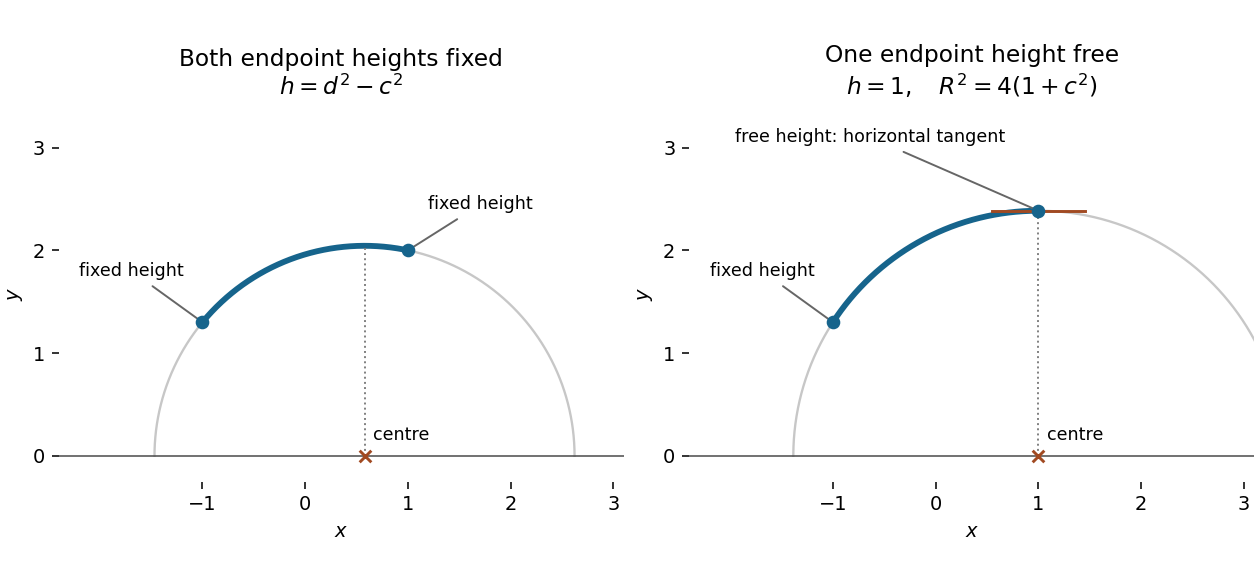

This chart was generated by the following Python code:
"""Generate the Question 6 illustration in the current working directory.

Tested with Python 3.14.4, matplotlib 3.10.7 and numpy 2.3.5.
"""

import matplotlib

matplotlib.use("Agg")
import matplotlib.pyplot as plt
import numpy as np


def main():
    fig, axes = plt.subplots(1, 2, figsize=(9, 4.2), layout="constrained")
    fig.patch.set_facecolor("white")
    c, d = 0.65, 1.0
    for ax, free in zip(axes, (False, True)):
        h = 1.0 if free else d * d - c * c
        radius_squared = (1 + h) ** 2 + 4 * c * c
        radius = np.sqrt(radius_squared)
        theta = np.linspace(0, np.pi, 600)
        ax.plot(h + radius * np.cos(theta), radius * np.sin(theta),
                color="0.78", linewidth=1.2)
        x = np.linspace(-1, 1, 401)
        y = np.sqrt(radius_squared - (x - h) ** 2)
        ax.plot(x, y, color="#16648c", linewidth=3)
        ax.scatter([-1, 1], [y[0], y[-1]], color="#16648c", zorder=5)
        ax.plot([h, h], [0, radius], ":", color="0.5", linewidth=1)
        ax.scatter([h], [0], marker="x", color="#a14a22", zorder=6)
        ax.annotate("centre", (h, 0), xytext=(h + 0.08, 0.15), fontsize=9)
        ax.annotate("fixed height", (-1, y[0]), xytext=(-2.2, y[0] + 0.45),
                    arrowprops={"arrowstyle": "-", "color": "0.4"}, fontsize=9)
        if free:
            ax.plot([0.55, 1.45], [y[-1], y[-1]], color="#a14a22", linewidth=1.5)
            ax.annotate("free height: horizontal tangent", (1, y[-1]),
                        xytext=(-1.95, 3.05), fontsize=9,
                        arrowprops={"arrowstyle": "-", "color": "0.4"})
            title = "One endpoint height free"
            formula = r"$h=1,\quad R^2=4(1+c^2)$"
        else:
            ax.annotate("fixed height", (1, y[-1]), xytext=(1.2, y[-1] + 0.4),
                        arrowprops={"arrowstyle": "-", "color": "0.4"}, fontsize=9)
            title = "Both endpoint heights fixed"
            formula = r"$h=d^2-c^2$"
        ax.axhline(0, color="0.3", linewidth=0.8)
        ax.set(xlim=(-2.4, 3.1), ylim=(-0.25, 3.4), xlabel="$x$", ylabel="$y$",
               title=title + "\n" + formula)
        ax.set_aspect("equal", adjustable="box")
        ax.set_facecolor("white")
        ax.spines[["top", "right", "left", "bottom"]].set_visible(False)
        ax.set_xticks([-1, 0, 1, 2, 3])
        ax.set_yticks([0, 1, 2, 3])
    fig.savefig("short-options-2015-semicircular-extremals.png", dpi=140,
                facecolor="white", transparent=False,
                metadata={"Software": "codex-wiki matplotlib figure generator"})
    plt.close(fig)


if __name__ == "__main__":
    main()
